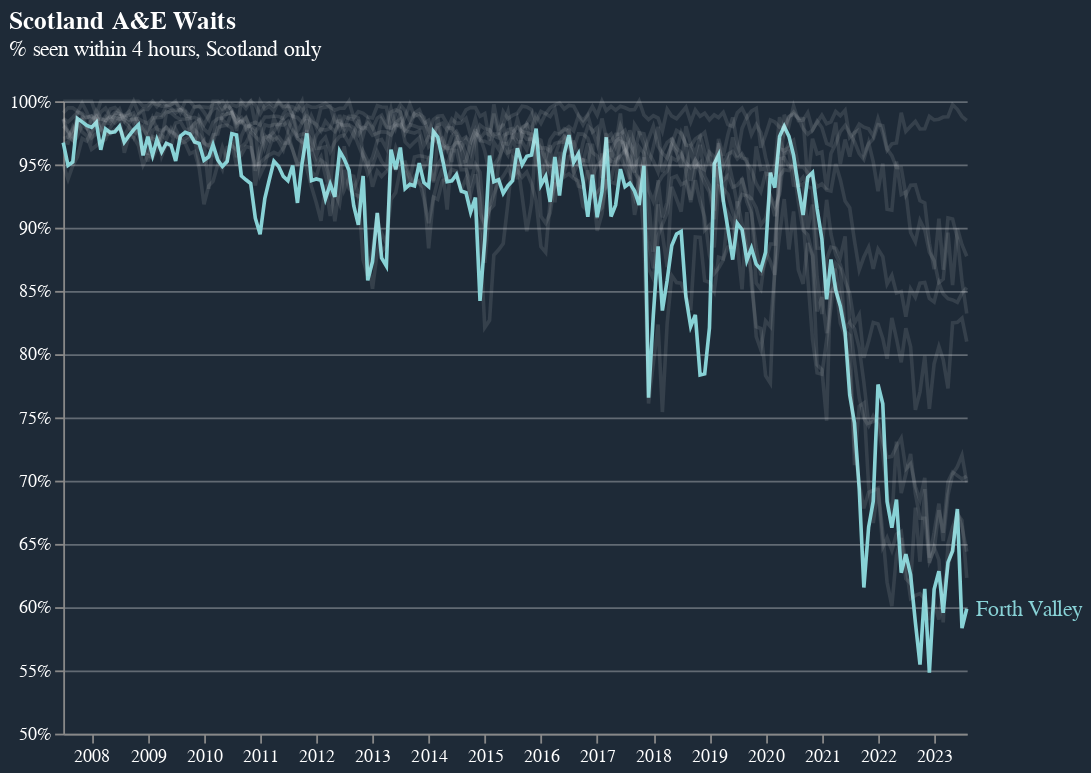

The notebook cell saved with this chart:
### Markdown cell above
### Chart: Forth Valley Timeseries

### Code cell
sct_df = pd.read_csv("Scotland/ae.csv")
#sct_df = sct_df.query("DepartmentType == 'Emergency Department'")

names_df = pd.read_csv("Scotland/Health_Boards_(May_2016)_Names_and_Codes_in_Scotland.csv")
# build into a "HB16CD" to "HB16NM" mapping
names_df = names_df[["HB16CD", "HB16NM"]]
names_df = names_df.rename(columns={"HB16CD": "HBT", "HB16NM": "name"})

sct_df = sct_df.merge(names_df, on="HBT")

sct_df = sct_df[["Month", "name", "HBT", "NumberOfAttendancesAll", "NumberWithin4HoursAll"]]
sct_df = sct_df.groupby(["Month", 'HBT', 'name']).sum()

sct_df = sct_df.reset_index()
sct_df['date'] = pd.to_datetime(sct_df['Month'], format='%Y%m')
sct_df['value'] = sct_df['NumberWithin4HoursAll'] / sct_df['NumberOfAttendancesAll']
sct_df = sct_df[["date", "HBT", "name", "value"]]
sct_df = sct_df.rename(columns={"HBT": "id"})
sct_df['nation'] = 'Scotland'


base = alt.Chart(sct_df).encode(
    x=alt.X('date:T', axis=alt.Axis(format='%Y',
        gridOpacity=0,
        gridColor='white',
        labelFont = "Circular Std",
        labelColor='white',
        title=None)),
    y=alt.Y('value:Q', 
        scale=alt.Scale(zero=False),
        axis=alt.Axis(
            gridOpacity = 0.3,
        gridColor='white',
        title=None,
        labelFont = "Circular Std",
        labelColor='white',
            format='%',)),
    color=alt.condition(
        alt.datum.name == 'Forth Valley', alt.value("rgb(136, 210, 214)"), alt.value("rgba(255, 255, 255, 0.1)")
    ),
    detail='name:N',
)

line = base.mark_line()

label = base.transform_filter(
    "datum.name == 'Forth Valley' & year(datum.date) == 2023 & month(datum.date) == 7"
    ).mark_text(
        font="Circular Std",
        size=12,
        dx=5,
        align="left"
).encode(
    text=alt.Text("name:N")
)

chart = line + label

chart = chart.properties(
    background="rgb(30, 42, 55)",
    width=500,
    height=350,
    title=alt.TitleParams(
        text="Scotland A&E Waits",
        subtitle=["% seen within 4 hours, Scotland only",""],
        subtitleColor="white",
        color="white",
        font="Circular Std",
        fontSize=14,
        anchor="start",
    )
).configure_view(
    stroke=None
)

chart.display()
chart.save("png/forth_valley_scotland.png", scale_factor=3)

### Figure 1 — Vega-Lite specification as saved in the notebook (floating-point values rounded to 4 significant figures; data arrays with more than 128 entries replaced by an {"elided": "..."} marker saying what was removed)
{"config": {"view": {"continuousWidth": 300, "continuousHeight": 300, "stroke": null}}, "layer": [{"mark": {"type": "line"}, "encoding": {"color": {"condition": {"test": "(datum.name === 'Forth Valley')", "value": "rgb(136, 210, 214)"}, "value": "rgba(255, 255, 255, 0.1)"}, "detail": {"field": "name", "type": "nominal"}, "x": {"axis": {"format": "%Y", "gridColor": "white", "gridOpacity": 0, "labelColor": "white", "labelFont": "Circular Std", "title": null}, "field": "date", "type": "temporal"}, "y": {"axis": {"format": "%", "gridColor": "white", "gridOpacity": 0.3, "labelColor": "white", "labelFont": "Circular Std", "title": null}, "field": "value", "scale": {"zero": false}, "type": "quantitative"}}}, {"mark": {"type": "text", "align": "left", "dx": 5, "font": "Circular Std", "size": 12}, "encoding": {"color": {"condition": {"test": "(datum.name === 'Forth Valley')", "value": "rgb(136, 210, 214)"}, "value": "rgba(255, 255, 255, 0.1)"}, "detail": {"field": "name", "type": "nominal"}, "text": {"field": "name", "type": "nominal"}, "x": {"axis": {"format": "%Y", "gridColor": "white", "gridOpacity": 0, "labelColor": "white", "labelFont": "Circular Std", "title": null}, "field": "date", "type": "temporal"}, "y": {"axis": {"format": "%", "gridColor": "white", "gridOpacity": 0.3, "labelColor": "white", "labelFont": "Circular Std", "title": null}, "field": "value", "scale": {"zero": false}, "type": "quantitative"}}, "transform": [{"filter": "datum.name == 'Forth Valley' & year(datum.date) == 2023 & month(datum.date) == 7"}]}], "background": "rgb(30, 42, 55)", "data": {"name": "data-40ee6597125ebdefb4899f232d3cbdff"}, "height": 350, "title": {"text": "Scotland A&E Waits", "anchor": "start", "color": "white", "font": "Circular Std", "fontSize": 14, "subtitle": ["% seen within 4 hours, Scotland only", ""], "subtitleColor": "white"}, "width": 500, "$schema": "https://vega.github.io/schema/vega-lite/v5.8.0.json", "datasets": {"data-40ee6597125ebdefb4899f232d3cbdff": {"elided": "1940 records"}}}
